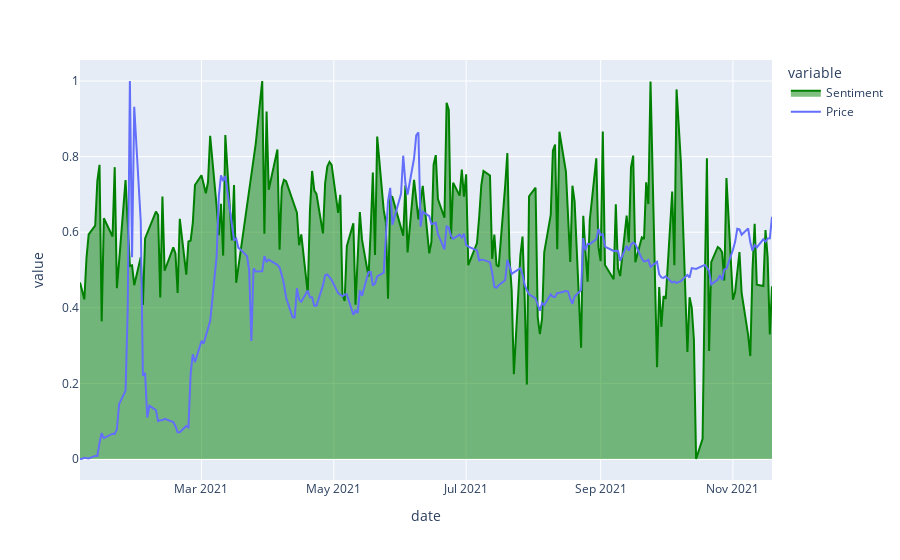

Notebook code for this chart:
### Code cell
df = pd.DataFrame({'date':comp_ts_d_normalized.index, 'Sentiment':comp_ts_d_normalized.values})
df.set_index('date',inplace=True)
price_df = pd.DataFrame({'date':comp_price_d_normalized.index, 'Price':comp_price_d_normalized.values})
price_df.set_index('date',inplace=True)

fig = px.area(df)
fig.update_traces(line_color='#008000')
fig.add_trace(px.line(price_df).data[0])

fig.show()

### Figure 1 — Plotly figure (JSON) as saved in the notebook; plotly's stock layout.template omitted (floating-point values rounded to 4 significant figures; data arrays with more than 128 entries replaced by an {"elided": "..."} marker saying what was removed)
{"data": [{"hovertemplate": "variable=Sentiment<br>date=%{x}<br>value=%{y}<extra></extra>", "legendgroup": "Sentiment", "line": {"color": "#008000"}, "mode": "lines", "name": "Sentiment", "orientation": "v", "showlegend": true, "stackgroup": "1", "type": "scatter", "x": {"elided": "224 str values"}, "xaxis": "x", "y": {"elided": "224 float values"}, "yaxis": "y"}, {"hovertemplate": "variable=Price<br>date=%{x}<br>value=%{y}<extra></extra>", "legendgroup": "Price", "line": {"color": "#636efa", "dash": "solid"}, "mode": "lines", "name": "Price", "orientation": "v", "showlegend": true, "type": "scatter", "x": {"elided": "224 str values"}, "xaxis": "x", "y": {"elided": "224 float values"}, "yaxis": "y"}], "layout": {"legend": {"title": {"text": "variable"}, "tracegroupgap": 0}, "margin": {"t": 60}, "xaxis": {"anchor": "y", "domain": [0, 1], "title": {"text": "date"}}, "yaxis": {"anchor": "x", "domain": [0, 1], "title": {"text": "value"}}}}
